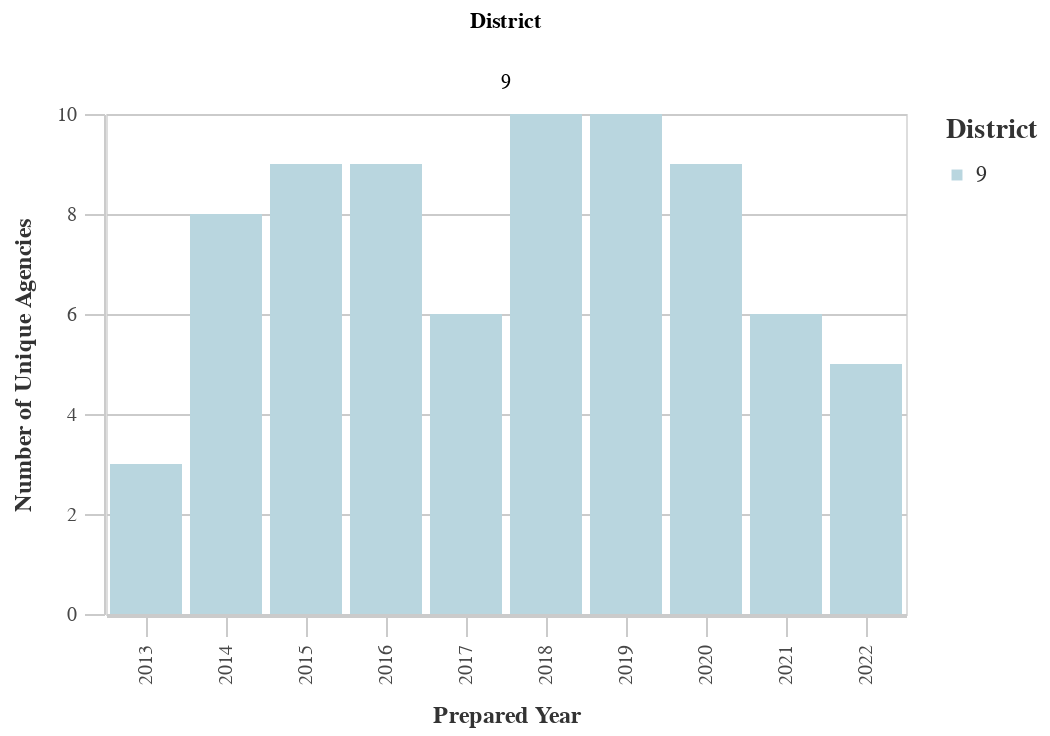

The cell this chart's notebook holds for it:
### Code cell
#Unique Prefixes by Dist
dist_years_prefix = ((
        df
        >> group_by(_.prepared_y, _.dist)
        >> summarize(n=_.prefix.nunique())
        >> arrange(-_.prepared_y)
    ).rename(columns={'dist':'District', 'n':'Count'}))

chart11 = (alt.Chart(dist_years_prefix).mark_bar().encode(
        column='District:N',
        x=alt.X('prepared_y:O', title='Prepared Year'),
        y=alt.Y('Count:Q', title='Number of Unique Agencies'),
        color = alt.Color("District:N", 
                              scale=alt.Scale(
                                  range=altair_utils.CALITP_SEQUENTIAL_COLORS),  
                               legend=alt.Legend(title="District")
                              )
                              ))
chart11 = styleguide.preset_chart_config(chart11)
chart11 = _dla_utils_reports.add_tooltip(chart11, 'prepared_y','Count')
    
display(HTML("<h4><strong>Number of Unique Prefix Codes by District</strong></h4>"))
display(chart11)

### Figure 1 — Vega-Lite specification as saved in the notebook (floating-point values rounded to 4 significant figures)
{"config": {"view": {"continuousWidth": 400, "continuousHeight": 300}, "axis": {"domainColor": "#cbcbcb", "grid": true, "gridColor": "#cbcbcb", "gridWidth": 1, "labelColor": "#474747", "labelFont": "Nunito Sans", "labelFontSize": 10, "labelPadding": 4, "tickColor": "#cbcbcb", "tickSize": 10, "titleColor": "#333", "titleFont": "Raleway", "titleFontSize": 12, "titlePadding": 10}, "axisBand": {"grid": false}, "background": "white", "font": "Raleway", "header": {"labelFont": "Nunito Sans", "titleFont": "Raleway"}, "legend": {"labelColor": "#333", "labelFont": "Nunito Sans", "labelFontSize": 11, "labelLimit": 0, "padding": 1, "symbolSize": 30, "symbolType": "square", "titleColor": "#333", "titleFont": "Raleway", "titleFontSize": 14, "titlePadding": 10}, "title": {"anchor": "middle", "font": "Raleway", "fontSize": 18, "fontWeight": 300, "offset": 20}}, "data": {"name": "data-fcdd0e6d3956f7c7920116d05405d1aa"}, "mark": "bar", "encoding": {"color": {"field": "District", "legend": {"title": "District"}, "scale": {"range": ["#B9D6DF", "#8CBCCB", "#2EA8CE", "#136C97", "#0B405B"]}, "type": "nominal"}, "column": {"field": "District", "type": "nominal"}, "tooltip": [{"field": "prepared_y", "type": "quantitative"}, {"field": "Count", "type": "quantitative"}], "x": {"field": "prepared_y", "title": "Prepared Year", "type": "ordinal"}, "y": {"field": "Count", "title": "Number of Unique Agencies", "type": "quantitative"}}, "height": 250, "width": 400, "$schema": "https://vega.github.io/schema/vega-lite/v4.17.0.json", "datasets": {"data-fcdd0e6d3956f7c7920116d05405d1aa": [{"prepared_y": 2022.0, "District": 9, "Count": 5}, {"prepared_y": 2021.0, "District": 9, "Count": 6}, {"prepared_y": 2020.0, "District": 9, "Count": 9}, {"prepared_y": 2019.0, "District": 9, "Count": 10}, {"prepared_y": 2018.0, "District": 9, "Count": 10}, {"prepared_y": 2017.0, "District": 9, "Count": 6}, {"prepared_y": 2016.0, "District": 9, "Count": 9}, {"prepared_y": 2015.0, "District": 9, "Count": 9}, {"prepared_y": 2014.0, "District": 9, "Count": 8}, {"prepared_y": 2013.0, "District": 9, "Count": 3}]}}
